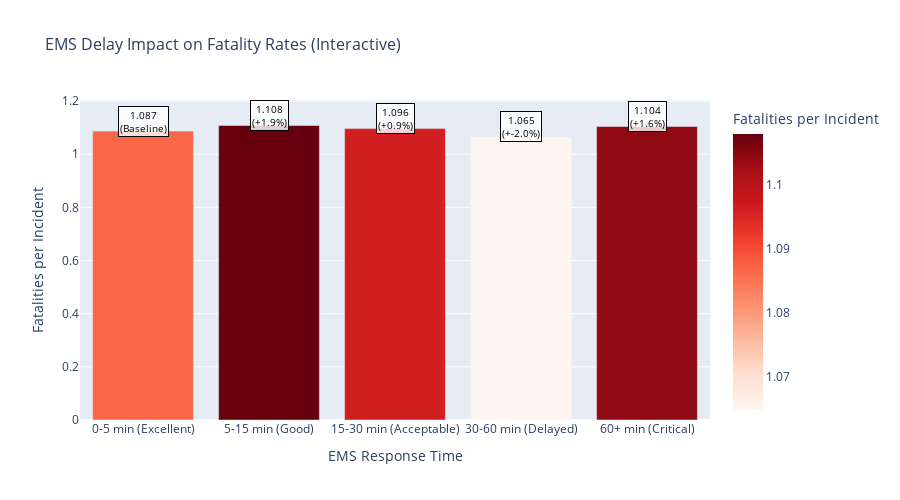
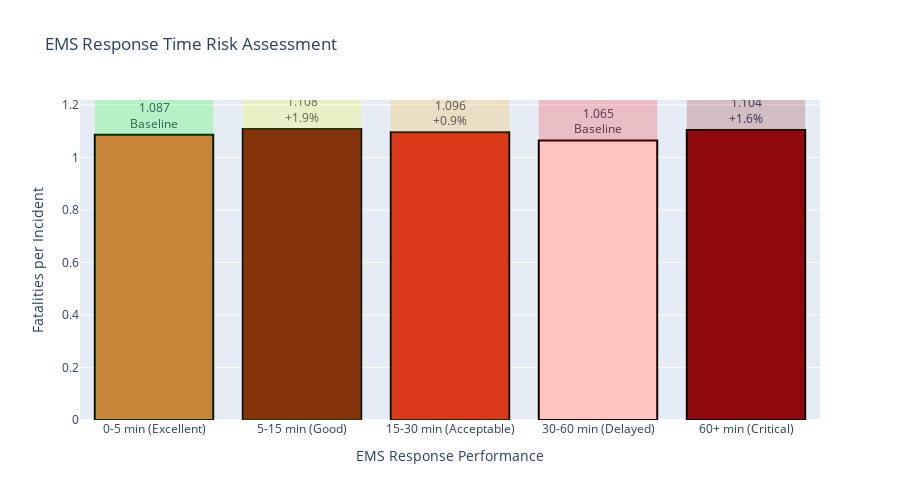
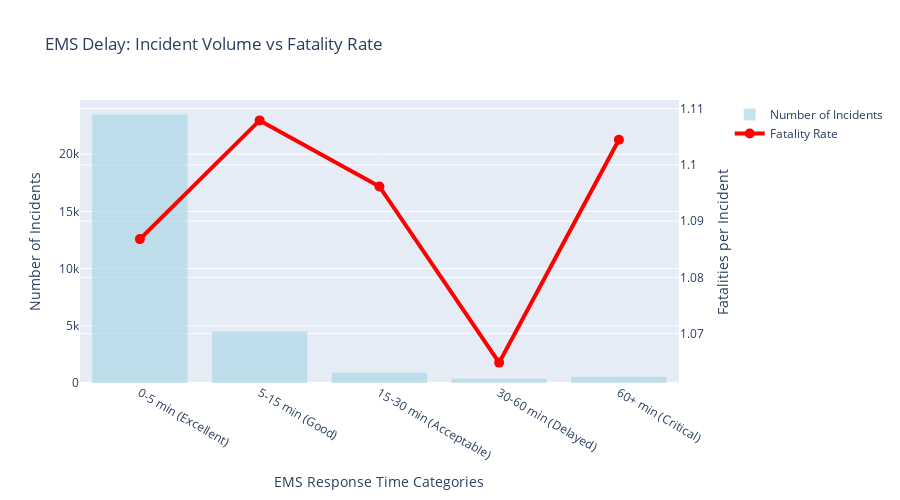
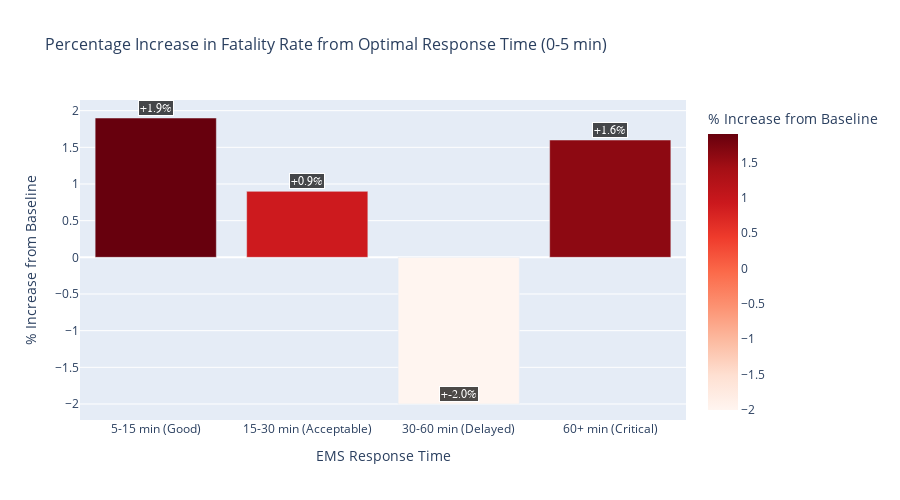

Write notebook code for charts like these, in order.
### Code cell
# Best Ways to Represent Fatality Rate Data - Multiple Visualization Options
import plotly.express as px
import plotly.graph_objects as go
from plotly.subplots import make_subplots

print("BEST VISUALIZATION OPTIONS FOR FATALITY RATE DATA")
print("="*60)

# Option 1: Interactive Plotly Bar Chart with Hover Details
fig1 = px.bar(
    bin_df, 
    x='Bin', 
    y='Fatality_Rate',
    color='Fatality_Rate',
    color_continuous_scale='Reds',
    title='EMS Delay Impact on Fatality Rates (Interactive)',
    labels={'Fatality_Rate': 'Fatalities per Incident', 'Bin': 'EMS Response Time'},
    hover_data={
        'Records': ':,',
        'Total_Fatalities': ':,',
        'Percentage_Increase': ':.1f'
    }
)

# Add percentage increase annotations
for i, row in bin_df.iterrows():
    if row['Percentage_Increase'] == 0:
        annotation_text = f"{row['Fatality_Rate']:.3f}<br>(Baseline)"
    else:
        annotation_text = f"{row['Fatality_Rate']:.3f}<br>(+{row['Percentage_Increase']:.1f}%)"
    
    fig1.add_annotation(
        x=i,
        y=row['Fatality_Rate'],
        text=annotation_text,
        showarrow=False,
        yshift=10,
        font=dict(size=10, color='black'),
        bgcolor='rgba(255,255,255,0.8)',
        bordercolor='black',
        borderwidth=1
    )

fig1.update_layout(
    height=500,
    showlegend=False,
    xaxis_title_font_size=14,
    yaxis_title_font_size=14,
    title_font_size=16
)

fig1.show()

# Option 2: Risk Escalation Chart (Gradient Background)
fig2 = go.Figure()

# Create gradient background zones
colors = ['rgba(0,255,0,0.2)', 'rgba(255,255,0,0.2)', 'rgba(255,165,0,0.2)', 
          'rgba(255,0,0,0.2)', 'rgba(139,0,0,0.2)']
risk_labels = ['LOW RISK', 'MODERATE RISK', 'HIGH RISK', 'VERY HIGH RISK', 'CRITICAL RISK']

for i, (color, label) in enumerate(zip(colors, risk_labels)):
    fig2.add_shape(
        type="rect",
        x0=i-0.4, x1=i+0.4,
        y0=0, y1=max(bin_df['Fatality_Rate']) * 1.1,
        fillcolor=color,
        line=dict(width=0),
    )

# Add bars
fig2.add_trace(go.Bar(
    x=list(range(len(bin_df))),
    y=bin_df['Fatality_Rate'],
    text=[f"{rate:.3f}<br>+{pct:.1f}%" if pct > 0 else f"{rate:.3f}<br>Baseline" 
          for rate, pct in zip(bin_df['Fatality_Rate'], bin_df['Percentage_Increase'])],
    textposition='outside',
    marker=dict(
        color=bin_df['Fatality_Rate'],
        colorscale='Reds',
        line=dict(color='black', width=2)
    ),
    name='Fatality Rate'
))

fig2.update_layout(
    title='EMS Response Time Risk Assessment',
    xaxis_title='EMS Response Performance',
    yaxis_title='Fatalities per Incident',
    xaxis=dict(tickvals=list(range(len(bin_df))), ticktext=bin_df['Bin']),
    height=500,
    showlegend=False
)

fig2.show()

# Option 3: Dual-Axis Chart (Volume vs Rate)
fig3 = make_subplots(specs=[[{"secondary_y": True}]])

# Add bars for number of records
fig3.add_trace(
    go.Bar(
        x=bin_df['Bin'],
        y=bin_df['Records'],
        name='Number of Incidents',
        marker_color='lightblue',
        opacity=0.7
    ),
    secondary_y=False,
)

# Add line for fatality rate
fig3.add_trace(
    go.Scatter(
        x=bin_df['Bin'],
        y=bin_df['Fatality_Rate'],
        mode='lines+markers',
        name='Fatality Rate',
        line=dict(color='red', width=4),
        marker=dict(size=10, color='red')
    ),
    secondary_y=True,
)

# Update layout
fig3.update_xaxes(title_text="EMS Response Time Categories")
fig3.update_yaxes(title_text="Number of Incidents", secondary_y=False)
fig3.update_yaxes(title_text="Fatalities per Incident", secondary_y=True)
fig3.update_layout(
    title_text="EMS Delay: Incident Volume vs Fatality Rate",
    height=500
)

fig3.show()

# Option 4: Percentage Increase Focus Chart
fig4 = px.bar(
    bin_df[1:],  # Exclude baseline
    x='Bin', 
    y='Percentage_Increase',
    color='Percentage_Increase',
    color_continuous_scale='Reds',
    title='Percentage Increase in Fatality Rate from Optimal Response Time (0-5 min)',
    labels={'Percentage_Increase': '% Increase from Baseline', 'Bin': 'EMS Response Time'}
)

# Add value annotations
for i, row in bin_df[1:].iterrows():
    fig4.add_annotation(
        x=row['Bin'],
        y=row['Percentage_Increase'],
        text=f"+{row['Percentage_Increase']:.1f}%",
        showarrow=False,
        yshift=10,
        font=dict(size=12, color='white', family='Arial Black'),
        bgcolor='rgba(0,0,0,0.7)',
        bordercolor='white',
        borderwidth=1
    )

fig4.update_layout(
    height=500,
    showlegend=False,
    xaxis_title_font_size=14,
    yaxis_title_font_size=14,
    title_font_size=16
)

fig4.show()

# Option 5: Summary Table with Color Coding
import pandas as pd

# Create a styled summary table
summary_df = bin_df.copy()
summary_df['Risk_Level'] = ['Baseline', 'Low', 'Moderate', 'High', 'Critical'][:len(bin_df)]
summary_df['Fatality_Rate_Formatted'] = summary_df['Fatality_Rate'].apply(lambda x: f"{x:.3f}")
summary_df['Records_Formatted'] = summary_df['Records'].apply(lambda x: f"{x:,}")
summary_df['Percentage_Increase_Formatted'] = summary_df['Percentage_Increase'].apply(
    lambda x: "Baseline" if x == 0 else f"+{x:.1f}%"
)

display_df = summary_df[['Bin', 'Risk_Level', 'Records_Formatted', 'Fatality_Rate_Formatted', 
                        'Percentage_Increase_Formatted']].copy()
display_df.columns = ['EMS Response Time', 'Risk Level', 'Incidents', 'Fatality Rate', '% Increase']

print("\n" + "="*80)
print("COMPREHENSIVE FATALITY RATE ANALYSIS TABLE")
print("="*80)
print(display_df.to_string(index=False))

# Recommendations for best representation
print(f"\n" + "="*80)
print("VISUALIZATION RECOMMENDATIONS")
print("="*80)
print("1. INTERACTIVE BAR CHART (Option 1): Best for presentations and dashboards")
print("   ✓ Clear percentage increases visible")
print("   ✓ Hover details provide context")
print("   ✓ Professional appearance")

print("\n2. RISK ESCALATION CHART (Option 2): Best for stakeholder communication")
print("   ✓ Color-coded risk zones")
print("   ✓ Immediate visual impact")
print("   ✓ Clear risk progression")

print("\n3. DUAL-AXIS CHART (Option 3): Best for analytical depth")
print("   ✓ Shows both volume and rate")
print("   ✓ Helps understand data distribution")
print("   ✓ Good for statistical analysis")

print("\n4. PERCENTAGE INCREASE CHART (Option 4): Best for impact emphasis")
print("   ✓ Focuses on relative risk increase")
print("   ✓ Clear baseline comparison")
print("   ✓ Strong call-to-action visual")

print("\n5. SUMMARY TABLE (Option 5): Best for reports and documentation")
print("   ✓ Complete data overview")
print("   ✓ Easy to reference")
print("   ✓ Suitable for formal reports")

print(f"\n{'='*80}")
print("RECOMMENDED COMBINATION:")
print("Use Option 1 (Interactive Bar) for presentations")
print("Use Option 2 (Risk Escalation) for stakeholder meetings") 
print("Use Option 5 (Summary Table) for formal reports")
print("="*80)

### Figure 1 — Plotly figure (JSON) as saved in the notebook; plotly's stock layout.template omitted (floating-point values rounded to 4 significant figures)
{"data": [{"alignmentgroup": "True", "customdata": [[23501, 25541, 0], [4522, 5010, 1.9], [915, 1003, 0.9], [401, 427, -2], [536, 592, 1.6]], "hovertemplate": "EMS Response Time=%{x}<br>Fatalities per Incident=%{marker.color}<br>Records=%{customdata[0]:,}<br>Total_Fatalities=%{customdata[1]:,}<br>Percentage_Increase=%{customdata[2]:.1f}<extra></extra>", "legendgroup": "", "marker": {"color": [1.087, 1.108, 1.096, 1.065, 1.104], "coloraxis": "coloraxis", "pattern": {"shape": ""}}, "name": "", "offsetgroup": "", "orientation": "v", "showlegend": false, "textposition": "auto", "type": "bar", "x": ["0-5 min\n(Excellent)", "5-15 min\n(Good)", "15-30 min\n(Acceptable)", "30-60 min\n(Delayed)", "60+ min\n(Critical)"], "xaxis": "x", "y": [1.087, 1.108, 1.096, 1.065, 1.104], "yaxis": "y"}], "layout": {"annotations": [{"bgcolor": "rgba(255,255,255,0.8)", "bordercolor": "black", "borderwidth": 1, "font": {"color": "black", "size": 10}, "showarrow": false, "text": "1.087<br>(Baseline)", "x": 0, "y": 1.087, "yshift": 10}, {"bgcolor": "rgba(255,255,255,0.8)", "bordercolor": "black", "borderwidth": 1, "font": {"color": "black", "size": 10}, "showarrow": false, "text": "1.108<br>(+1.9%)", "x": 1, "y": 1.108, "yshift": 10}, {"bgcolor": "rgba(255,255,255,0.8)", "bordercolor": "black", "borderwidth": 1, "font": {"color": "black", "size": 10}, "showarrow": false, "text": "1.096<br>(+0.9%)", "x": 2, "y": 1.096, "yshift": 10}, {"bgcolor": "rgba(255,255,255,0.8)", "bordercolor": "black", "borderwidth": 1, "font": {"color": "black", "size": 10}, "showarrow": false, "text": "1.065<br>(+-2.0%)", "x": 3, "y": 1.065, "yshift": 10}, {"bgcolor": "rgba(255,255,255,0.8)", "bordercolor": "black", "borderwidth": 1, "font": {"color": "black", "size": 10}, "showarrow": false, "text": "1.104<br>(+1.6%)", "x": 4, "y": 1.104, "yshift": 10}], "barmode": "relative", "coloraxis": {"colorbar": {"title": {"text": "Fatalities per Incident"}}, "colorscale": [[0, "rgb(255,245,240)"], [0.125, "rgb(254,224,210)"], [0.25, "rgb(252,187,161)"], [0.375, "rgb(252,146,114)"], [0.5, "rgb(251,106,74)"], [0.625, "rgb(239,59,44)"], [0.75, "rgb(203,24,29)"], [0.875, "rgb(165,15,21)"], [1, "rgb(103,0,13)"]]}, "height": 500, "legend": {"tracegroupgap": 0}, "showlegend": false, "title": {"font": {"size": 16}, "text": "EMS Delay Impact on Fatality Rates (Interactive)"}, "xaxis": {"anchor": "y", "domain": [0, 1], "title": {"font": {"size": 14}, "text": "EMS Response Time"}}, "yaxis": {"anchor": "x", "domain": [0, 1], "title": {"font": {"size": 14}, "text": "Fatalities per Incident"}}}}

### Figure 2 — Plotly figure (JSON) as saved in the notebook; plotly's stock layout.template omitted (floating-point values rounded to 4 significant figures)
{"data": [{"marker": {"color": [1.087, 1.108, 1.096, 1.065, 1.104], "colorscale": [[0, "rgb(255,245,240)"], [0.125, "rgb(254,224,210)"], [0.25, "rgb(252,187,161)"], [0.375, "rgb(252,146,114)"], [0.5, "rgb(251,106,74)"], [0.625, "rgb(239,59,44)"], [0.75, "rgb(203,24,29)"], [0.875, "rgb(165,15,21)"], [1, "rgb(103,0,13)"]], "line": {"color": "black", "width": 2}}, "name": "Fatality Rate", "text": ["1.087<br>Baseline", "1.108<br>+1.9%", "1.096<br>+0.9%", "1.065<br>Baseline", "1.104<br>+1.6%"], "textposition": "outside", "type": "bar", "x": [0, 1, 2, 3, 4], "y": [1.087, 1.108, 1.096, 1.065, 1.104]}], "layout": {"height": 500, "shapes": [{"fillcolor": "rgba(0,255,0,0.2)", "line": {"width": 0}, "type": "rect", "x0": -0.4, "x1": 0.4, "y0": 0, "y1": 1.219}, {"fillcolor": "rgba(255,255,0,0.2)", "line": {"width": 0}, "type": "rect", "x0": 0.6, "x1": 1.4, "y0": 0, "y1": 1.219}, {"fillcolor": "rgba(255,165,0,0.2)", "line": {"width": 0}, "type": "rect", "x0": 1.6, "x1": 2.4, "y0": 0, "y1": 1.219}, {"fillcolor": "rgba(255,0,0,0.2)", "line": {"width": 0}, "type": "rect", "x0": 2.6, "x1": 3.4, "y0": 0, "y1": 1.219}, {"fillcolor": "rgba(139,0,0,0.2)", "line": {"width": 0}, "type": "rect", "x0": 3.6, "x1": 4.4, "y0": 0, "y1": 1.219}], "showlegend": false, "title": {"text": "EMS Response Time Risk Assessment"}, "xaxis": {"ticktext": ["0-5 min\n(Excellent)", "5-15 min\n(Good)", "15-30 min\n(Acceptable)", "30-60 min\n(Delayed)", "60+ min\n(Critical)"], "tickvals": [0, 1, 2, 3, 4], "title": {"text": "EMS Response Performance"}}, "yaxis": {"title": {"text": "Fatalities per Incident"}}}}

### Figure 3 — Plotly figure (JSON) as saved in the notebook; plotly's stock layout.template omitted (floating-point values rounded to 4 significant figures)
{"data": [{"marker": {"color": "lightblue"}, "name": "Number of Incidents", "opacity": 0.7, "type": "bar", "x": ["0-5 min\n(Excellent)", "5-15 min\n(Good)", "15-30 min\n(Acceptable)", "30-60 min\n(Delayed)", "60+ min\n(Critical)"], "xaxis": "x", "y": [23501, 4522, 915, 401, 536], "yaxis": "y"}, {"line": {"color": "red", "width": 4}, "marker": {"color": "red", "size": 10}, "mode": "lines+markers", "name": "Fatality Rate", "type": "scatter", "x": ["0-5 min\n(Excellent)", "5-15 min\n(Good)", "15-30 min\n(Acceptable)", "30-60 min\n(Delayed)", "60+ min\n(Critical)"], "xaxis": "x", "y": [1.087, 1.108, 1.096, 1.065, 1.104], "yaxis": "y2"}], "layout": {"height": 500, "title": {"text": "EMS Delay: Incident Volume vs Fatality Rate"}, "xaxis": {"anchor": "y", "domain": [0, 0.94], "title": {"text": "EMS Response Time Categories"}}, "yaxis": {"anchor": "x", "domain": [0, 1], "title": {"text": "Number of Incidents"}}, "yaxis2": {"anchor": "x", "overlaying": "y", "side": "right", "title": {"text": "Fatalities per Incident"}}}}

### Figure 4 — Plotly figure (JSON) as saved in the notebook; plotly's stock layout.template omitted (floating-point values rounded to 4 significant figures)
{"data": [{"alignmentgroup": "True", "hovertemplate": "EMS Response Time=%{x}<br>% Increase from Baseline=%{marker.color}<extra></extra>", "legendgroup": "", "marker": {"color": [1.9, 0.9, -2, 1.6], "coloraxis": "coloraxis", "pattern": {"shape": ""}}, "name": "", "offsetgroup": "", "orientation": "v", "showlegend": false, "textposition": "auto", "type": "bar", "x": ["5-15 min\n(Good)", "15-30 min\n(Acceptable)", "30-60 min\n(Delayed)", "60+ min\n(Critical)"], "xaxis": "x", "y": [1.9, 0.9, -2, 1.6], "yaxis": "y"}], "layout": {"annotations": [{"bgcolor": "rgba(0,0,0,0.7)", "bordercolor": "white", "borderwidth": 1, "font": {"color": "white", "family": "Arial Black", "size": 12}, "showarrow": false, "text": "+1.9%", "x": "5-15 min\n(Good)", "y": 1.9, "yshift": 10}, {"bgcolor": "rgba(0,0,0,0.7)", "bordercolor": "white", "borderwidth": 1, "font": {"color": "white", "family": "Arial Black", "size": 12}, "showarrow": false, "text": "+0.9%", "x": "15-30 min\n(Acceptable)", "y": 0.9, "yshift": 10}, {"bgcolor": "rgba(0,0,0,0.7)", "bordercolor": "white", "borderwidth": 1, "font": {"color": "white", "family": "Arial Black", "size": 12}, "showarrow": false, "text": "+-2.0%", "x": "30-60 min\n(Delayed)", "y": -2, "yshift": 10}, {"bgcolor": "rgba(0,0,0,0.7)", "bordercolor": "white", "borderwidth": 1, "font": {"color": "white", "family": "Arial Black", "size": 12}, "showarrow": false, "text": "+1.6%", "x": "60+ min\n(Critical)", "y": 1.6, "yshift": 10}], "barmode": "relative", "coloraxis": {"colorbar": {"title": {"text": "% Increase from Baseline"}}, "colorscale": [[0, "rgb(255,245,240)"], [0.125, "rgb(254,224,210)"], [0.25, "rgb(252,187,161)"], [0.375, "rgb(252,146,114)"], [0.5, "rgb(251,106,74)"], [0.625, "rgb(239,59,44)"], [0.75, "rgb(203,24,29)"], [0.875, "rgb(165,15,21)"], [1, "rgb(103,0,13)"]]}, "height": 500, "legend": {"tracegroupgap": 0}, "showlegend": false, "title": {"font": {"size": 16}, "text": "Percentage Increase in Fatality Rate from Optimal Response Time (0-5 min)"}, "xaxis": {"anchor": "y", "domain": [0, 1], "title": {"font": {"size": 14}, "text": "EMS Response Time"}}, "yaxis": {"anchor": "x", "domain": [0, 1], "title": {"font": {"size": 14}, "text": "% Increase from Baseline"}}}}
